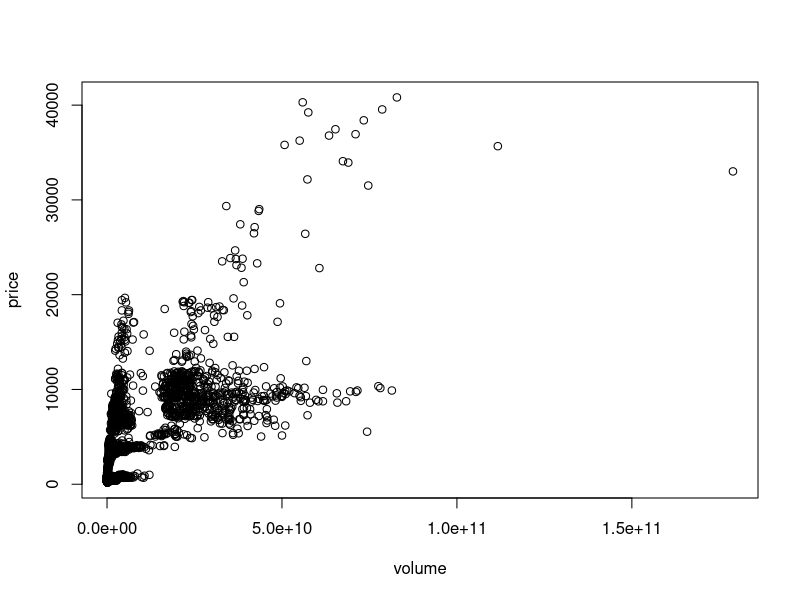
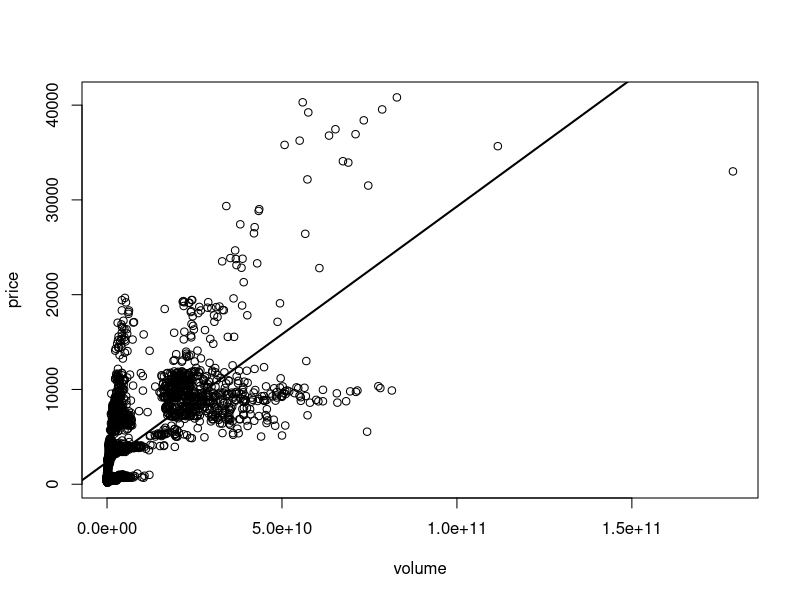
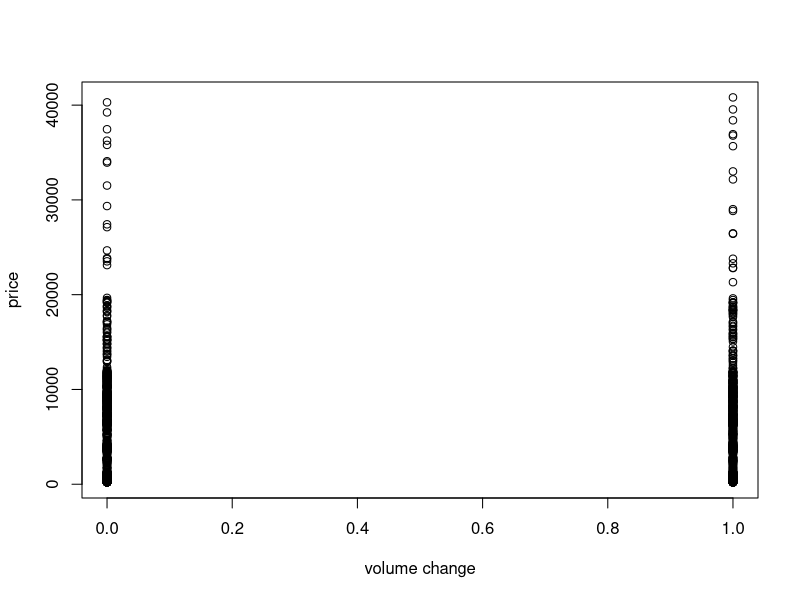
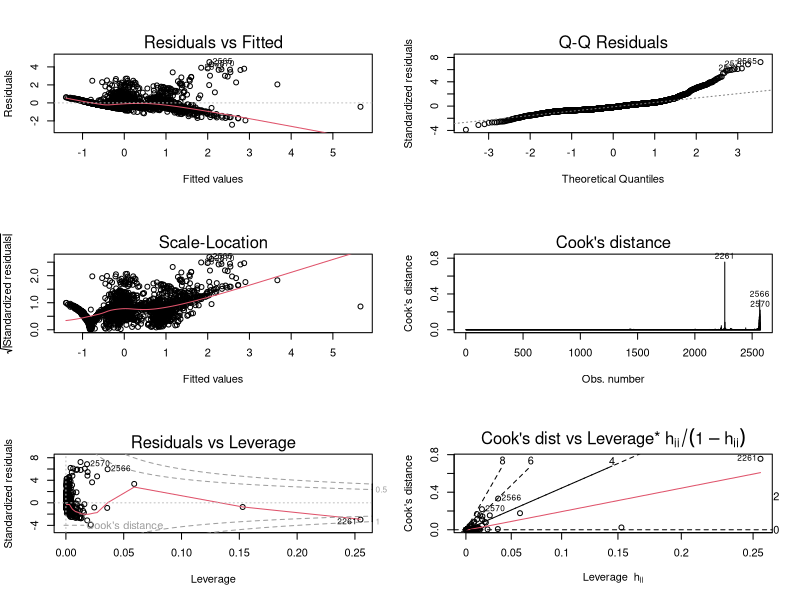

Write the R code that produced these figures, in order.
library('MASS')




df = read.csv('data/NewCleanData.csv')
print(head(df))



# another way to specify x and y in plot() 
# plot(VR1~VR2)
# It plots variable 1(VR1) on the vertical axis as a dependent variable
# and plot VR2 on the horizontal axis as a explanatory variable.
png('figures/LM_plot_price_volume.png')
plot(df$Open_price~df$Volume,
		 xlab = 'volume',
		 ylab = 'price'
)
dev.off()



### Correlation

# cor(y,x,use = 'complete.obs')
# complete.obs will guarantee that R will not use obs with NA.

cor(df$Open_price, df$Volume, use = 'complete.obs')

# [1] 0.7114399




#--------------#	Fit Linear Model
# lm(formula, data), lm := linear model

# You don't need to specify df$Open_price, as long as you specify the
# data are from df

result = lm(Open_price~Volume, df)
print(result)
summary(result)

# Call:
# lm(formula = Open_price ~ Volume, data = df)
# 
# Residuals:
#    Min     1Q Median     3Q    Max
# -17567  -2112  -1594   1821  22878
# 
# Coefficients:
#              Estimate Std. Error t value Pr(>|t|)
# (Intercept) 2.342e+03  8.799e+01   26.62   <2e-16 ***
# Volume      2.696e-07  5.252e-09   51.33   <2e-16 ***
# ---
# Signif. codes:  0 ‘***’ 0.001 ‘**’ 0.01 ‘*’ 0.05 ‘.’ 0.1 ‘ ’ 1
# 
# Residual standard error: 3803 on 2571 degrees of freedom
# Multiple R-squared:  0.5061,    Adjusted R-squared:  0.506
# F-statistic:  2635 on 1 and 2571 DF,  p-value: < 2.2e-16



# then we can add this regression line to the graph.



png('figures/LM_plot_price_volume.png')
plot(df$Open_price~df$Volume,
		 xlab = 'volume',
		 ylab = 'price'
)
abline(result, lwd = 2)
dev.off()




## Now we can compute the confidence interval using confint()
# syntax:
# confint(regression_result, level = )

confint(result, level = 0.95)

#                    2.5 %       97.5 %
# (Intercept) 2.169422e+03 2.514506e+03
# Volume      2.593195e-07 2.799183e-07


# This is the CI for beta. Hence, although it is significant, but
# volume has very little effect on the price.






# compute correlation then square it.
cor(df$Open_price, df$Volume, use = 'complete.obs')**2
# [1] 0.5061467








#--------------#	Dummy variable

df = read.csv('data/NewCleanData.csv')
print(head(df))


# Here, x = 1 if today's volume is higher than yesterdays, 0 O.W.
# Let's see if the change of volume would affect the price.

png('figures/vol_change_price.png')
plot(Open_price~vol_change, 
		 data = df,
		 xlab = 'volume change',
		 ylab = 'price'
)
dev.off()

# Seem like no relation
# Let's do regression,


price_vol_regression = lm(Open_price~vol_change, data = df)
summary(price_vol_regression)

# Coefficients:
#             Estimate Std. Error t value Pr(>|t|)
# (Intercept)   4640.4      145.9  31.801   <2e-16 ***
# vol_change     142.3      213.8   0.666    0.506
# ---
# Signif. codes:  0 ‘***’ 0.001 ‘**’ 0.01 ‘*’ 0.05 ‘.’ 0.1 ‘ ’ 1
# 
# Residual standard error: 5411 on 2571 degrees of freedom
# Multiple R-squared:  0.0001723, Adjusted R-squared:  -0.0002166
# F-statistic: 0.4431 on 1 and 2571 DF,  p-value: 0.5057



# Clearly, no effect






#--------------#	Dummy with multiple levels

# For dummy variable with multiple levels, e.g., high school, college,
# master, phd, are all under edu.
# R by default will choose one level as a baseline. 
# For example, in the upper case, R will choose college as baseline
# becasue college starts with letter 'c'. In alphabet, c,h,m,p.
# If you want to manually change the baseline level, you can use:
# 
# new_order = relevel(df$target_column, ref = 'Your baseline level')

# new_order = relevel(survey$Smoke, ref = 'Never')
# this would set 'Never' as baseline level.


# Change in the order will have different values in the coefs, but it
# will not affect the general result of the regression.


# Notice!! If your data is numeric, you have to convert it into factor,
# otherwise, R will consider it as a continuous variable! Then your
# regression is useless.




#--------------#	Standardize your data

# transformed data = (data - mean)/sd

print(head(df))
price = df$Open_price
volume = df$Volume
supply = df$cir_supply

std_data = function(mydata){
		# R is diff from python, you must use return(obj) rather return obj
		return ((mydata - mean(mydata))/sd(mydata))
}


norm_price = std_data(price)
norm_volume = std_data(volume)
norm_supply = std_data(supply)


norm_lm_result = lm(norm_price~norm_volume+norm_supply)
summary(norm_lm_result)
# You can see, after normalize the data, the result looks better.

# Call:
# lm(formula = norm_price ~ norm_volume + norm_supply)
# 
# Residuals:
#     Min      1Q  Median      3Q     Max
# -2.8385 -0.3761 -0.1154  0.2332  4.3151
# 
# Coefficients:
#               Estimate Std. Error t value Pr(>|t|)
# (Intercept) -1.288e-16  1.248e-02    0.00        1
# norm_volume  4.771e-01  1.573e-02   30.34   <2e-16 ***
# norm_supply  3.852e-01  1.573e-02   24.49   <2e-16 ***
# ---
# Signif. codes:  0 ‘***’ 0.001 ‘**’ 0.01 ‘*’ 0.05 ‘.’ 0.1 ‘ ’ 1
# 
# Residual standard error: 0.633 on 2570 degrees of freedom
# Multiple R-squared:  0.5996,    Adjusted R-squared:  0.5993
# F-statistic:  1924 on 2 and 2570 DF,  p-value: < 2.2e-16




###--------### Get the Coefs of the regression

coefs = coef(norm_lm_result)

#   (Intercept)   norm_volume   norm_supply
# -1.288402e-16  4.771264e-01  3.851733e-01
print(coefs[1])
#   (Intercept)
# -1.288402e-16


# Print R2 score
r2_score = summary(norm_lm_result)$r.squared
print(r2_score)		# [1] 0.5996023




#--------------#	Add polynomial terms


# form the normalized dataset
df = data.frame(norm_price, norm_volume, norm_supply)
print(head(df))

#You can envoke an arithmetic calculation in the lm() function by 
#using: I() function
# Suppose I want to add a square term in the regression

lm_poly_result = lm(norm_price~norm_volume+norm_supply+I(norm_supply**2),
										data = df)
summary(lm_poly_result)

# Call:
# lm(formula = norm_price ~ norm_volume + norm_supply + I(norm_supply^2),data = df)
# 
# Residuals:
#     Min      1Q  Median      3Q     Max
# -3.8409 -0.3641 -0.1123  0.2159  4.2778
# 
# Coefficients:
#                   Estimate Std. Error t value Pr(>|t|)
# (Intercept)      -0.024260   0.015931  -1.523   0.1279
# norm_volume       0.465420   0.016424  28.338   <2e-16 ***
# norm_supply       0.397987   0.016562  24.030   <2e-16 ***
# I(norm_supply^2)  0.024269   0.009922   2.446   0.0145 *
# ---
# Signif. codes:  0 ‘***’ 0.001 ‘**’ 0.01 ‘*’ 0.05 ‘.’ 0.1 ‘ ’ 1
# 
# Residual standard error: 0.6324 on 2569 degrees of freedom
# Multiple R-squared:  0.6005,    Adjusted R-squared:  0.6001
# F-statistic:  1287 on 3 and 2569 DF,  p-value: < 2.2e-16



### It doesn't look goode by add one quadratic term, let's add a cubic
### term

lm_poly_result = lm(norm_price~norm_volume+norm_supply+I(norm_supply**2)+I(norm_supply**3),
										data = df)
summary(lm_poly_result)

# Now it looks great.

# Call:
# lm(formula = norm_price ~ norm_volume + norm_supply + I(norm_supply^2)
# +
#     I(norm_supply^3), data = df)
# 
# Residuals:
#     Min      1Q  Median      3Q     Max
# -2.6915 -0.3253 -0.0681  0.1157  4.2444
# 
# Coefficients:
#                   Estimate Std. Error t value Pr(>|t|)
# (Intercept)      -0.095378   0.017162  -5.557 3.02e-08 ***
# norm_volume       0.418280   0.016785  24.920  < 2e-16 ***
# norm_supply       0.525587   0.020633  25.473  < 2e-16 ***
# I(norm_supply^2)  0.088337   0.011642   7.588 4.52e-14 ***
# I(norm_supply^3) -0.030171   0.003007 -10.035  < 2e-16 ***
# ---
# Signif. codes:  0 ‘***’ 0.001 ‘**’ 0.01 ‘*’ 0.05 ‘.’ 0.1 ‘ ’ 1
# 
# Residual standard error: 0.6205 on 2568 degrees of freedom
# Multiple R-squared:  0.6156,    Adjusted R-squared:  0.615
# F-statistic:  1028 on 4 and 2568 DF,  p-value: < 2.2e-16









#--------------#	Interaction terms


## Use ":" represent interaction operation, e.g., variable1:variable2
## stands for variable1 * variable2

inter_lm_result = lm(
		norm_price~norm_volume+norm_supply+norm_volume:norm_supply,
		data = df
)
summary(inter_lm_result)



#		Call:
#		lm(formula = norm_price ~ norm_volume + norm_supply + norm_volume:norm_
#		supply,
#		    data = df)
#		
#		Residuals:
#		    Min      1Q  Median      3Q     Max
#		-2.4287 -0.3767 -0.1075  0.2357  4.5384
#		
#		Coefficients:
#		                        Estimate Std. Error t value Pr(>|t|)
#		(Intercept)              0.05447    0.01854   2.938  0.00333 **
#		norm_volume              0.57832    0.02996  19.305  < 2e-16 ***
#		norm_supply              0.33805    0.01968  17.179  < 2e-16 ***
#		norm_volume:norm_supply -0.08957    0.02259  -3.964 7.56e-05 ***
#		---
#		Signif. codes:  0 ‘***’ 0.001 ‘**’ 0.01 ‘*’ 0.05 ‘.’ 0.1 ‘ ’ 1
#		
#		Residual standard error: 0.6312 on 2569 degrees of freedom
#		Multiple R-squared:  0.602,     Adjusted R-squared:  0.6016
#		F-statistic:  1295 on 3 and 2569 DF,  p-value: < 2.2e-16






# Or you can use variable1*variable2, SAME!
# VR1*VR2 = VR1+VR2+VR1:VR2


result = lm(norm_price~norm_supply*norm_volume, data = df)
summary(result)
# Call:
# lm(formula = norm_price ~ norm_supply * norm_volume, data = df)
# 
# Residuals:
#     Min      1Q  Median      3Q     Max
# -2.4287 -0.3767 -0.1075  0.2357  4.5384
# 
# Coefficients:
#                         Estimate Std. Error t value Pr(>|t|)
# (Intercept)              0.05447    0.01854   2.938  0.00333 **
# norm_supply              0.33805    0.01968  17.179  < 2e-16 ***
# norm_volume              0.57832    0.02996  19.305  < 2e-16 ***
# norm_supply:norm_volume -0.08957    0.02259  -3.964 7.56e-05 ***
# ---
# Signif. codes:  0 ‘***’ 0.001 ‘**’ 0.01 ‘*’ 0.05 ‘.’ 0.1 ‘ ’ 1
# 
# Residual standard error: 0.6312 on 2569 degrees of freedom
# Multiple R-squared:  0.602,     Adjusted R-squared:  0.6016
# F-statistic:  1295 on 3 and 2569 DF,  p-value: < 2.2e-16






#--------------#	Partial F-test

# Use anova(model_1, model_2) to conduct a F-test. Pass the reduced 
# model in model_1, and the complex one in model_2 place.


redu_model = lm(norm_price~norm_volume+norm_supply, data = df)
complex_model = lm(norm_price~norm_volume*norm_supply, data = df)

anova(redu_model, complex_model)

# The p-value is less than the significant level, we reject the null
# that the coefs of all additional terms are equal to zero. Hence,
# the complex model does improve the fitness.

# Analysis of Variance Table
# 
# Model 1: norm_price ~ norm_volume + norm_supply
# Model 2: norm_price ~ norm_volume * norm_supply
#   Res.Df    RSS Df Sum of Sq      F    Pr(>F)
# 1   2570 1029.8
# 2   2569 1023.6  1    6.2622 15.717 7.556e-05 ***
# ---
# Signif. codes:  0 ‘***’ 0.001 ‘**’ 0.01 ‘*’ 0.05 ‘.’ 0.1 ‘ ’ 1












#--------------#	Forward selection


### step 1: start with intercept-only model

model1 = lm(norm_price~1, data = df)
summary(model1)

# Call:
# lm(formula = norm_price ~ 1, data = df)
# 
# Residuals:
#     Min      1Q  Median      3Q     Max
# -0.8381 -0.7852 -0.3707  0.6342  6.6742
# 
# Coefficients:
#               Estimate Std. Error t value Pr(>|t|)
# (Intercept) -2.036e-16  1.971e-02       0        1
# 
# Residual standard error: 1 on 2572 degrees of freedom




### Step 2: Use add1() to conduct a series of test for the next
### additional term.
# test = 'F' conducting a partial F-test.

## Note, dot in '.~.' have the same meaning in regular expression.
## first dot for the response variable, second dot for all the 
## potential variables.

add1(model1, scope = .~.+norm_supply+norm_volume, test = 'F')

# Single term additions
# 
# Model:
# norm_price ~ 1
#             Df Sum of Sq    RSS     AIC F value    Pr(>F)
# <none>                   2572.0     1.0
# norm_supply  1    1173.3 1398.7 -1564.4  2156.8 < 2.2e-16 ***
# norm_volume  1    1301.8 1270.2 -1812.3  2635.0 < 2.2e-16 ***
# ---
# Signif. codes:  0 ‘***’ 0.001 ‘**’ 0.01 ‘*’ 0.05 ‘.’ 0.1 ‘ ’ 1



model2 = update(model1, formula = .~. + norm_supply)
summary(model2)


add1(model2, scope = .~.+norm_volume, test = 'F')



#--------------#	Backward selection


model1 = lm(norm_price~norm_volume*norm_supply, data = df)
summary(model1)

drop1(model1, test = 'F')

# Single term deletions
# 
# Model:
# norm_price ~ norm_volume * norm_supply
#                         Df Sum of Sq    RSS     AIC F value    Pr(>F)
# 
# <none>                               1023.6 -2363.8
# 
# norm_volume:norm_supply  1    6.2622 1029.8 -2350.1  15.717 7.556e-05 **
# *
# ---
# Signif. codes:  0 ‘***’ 0.001 ‘**’ 0.01 ‘*’ 0.05 ‘.’ 0.1 ‘ ’ 1




# use update(model1, .~.-norm_volume*norm_supply) to drop a term.
# Since this interaction term is significant, we don't want to drop it.





#--------------#	stepwise AIC selection



# Let's start with the intercept-only model, and use the built-in 
# function to conduct a stepwise AIC selection


model1 = lm(norm_price~1, data = df)
print('------------------')
stepwise_model_selection = step(model1, 
																scope = .~. + norm_volume*norm_supply)

#




#   Start:  AIC=1
#   norm_price ~ 1
#   
#                 Df Sum of Sq    RSS     AIC
#   + norm_volume  1    1301.8 1270.2 -1812.3
#   + norm_supply  1    1173.3 1398.7 -1564.4
#   <none>                     2572.0     1.0
#   
#   Step:  AIC=-1812.29
#   norm_price ~ norm_volume
#   
#                 Df Sum of Sq    RSS     AIC
#   + norm_supply  1    240.37 1029.8 -2350.1
#   <none>                     1270.2 -1812.3
#   - norm_volume  1   1301.81 2572.0     1.0
#   
#   Step:  AIC=-2350.06
#   norm_price ~ norm_volume + norm_supply
#   
#                             Df Sum of Sq    RSS     AIC
#   + norm_volume:norm_supply  1      6.26 1023.6 -2363.8
#   <none>                                 1029.8 -2350.1
#   - norm_supply              1    240.37 1270.2 -1812.3
#   - norm_volume              1    368.83 1398.7 -1564.4
#   
#   Step:  AIC=-2363.75
#   norm_price ~ norm_volume + norm_supply + norm_volume:norm_supply
#   
#                             Df Sum of Sq    RSS     AIC
#   <none>                                 1023.6 -2363.8
#   - norm_volume:norm_supply  1    6.2622 1029.8 -2350.1



print('===========')
summary(stepwise_model_selection)

# Call:
# lm(formula = norm_price ~ norm_volume + norm_supply + norm_volume:norm_
# supply,
#     data = df)
# 
# Residuals:
#     Min      1Q  Median      3Q     Max
# -2.4287 -0.3767 -0.1075  0.2357  4.5384
# 
# Coefficients:
#                         Estimate Std. Error t value Pr(>|t|)
# (Intercept)              0.05447    0.01854   2.938  0.00333 **
# norm_volume              0.57832    0.02996  19.305  < 2e-16 ***
# norm_supply              0.33805    0.01968  17.179  < 2e-16 ***
# norm_volume:norm_supply -0.08957    0.02259  -3.964 7.56e-05 ***
# ---
# Signif. codes:  0 ‘***’ 0.001 ‘**’ 0.01 ‘*’ 0.05 ‘.’ 0.1 ‘ ’ 1
# 
# Residual standard error: 0.6312 on 2569 degrees of freedom
# Multiple R-squared:  0.602,     Adjusted R-squared:  0.6016
# F-statistic:  1295 on 3 and 2569 DF,  p-value: < 2.2e-16














#--------------#	Residual diagnostic


# You can use plot() on a lm() obj, to show all six types of 
# diagnostic plots. By specifying 'which = i', you would obtain the
# ith plots.


# Recall, use par(mfrow = c(row, col)) to combine multiple figures


model1 = lm(norm_price~norm_supply*norm_volume, data = df)
png('figures/residual_diagnostic_plots.png')
par(mfrow = c(3,2))
plot(model1, which = 1)
plot(model1, which = 2)
plot(model1, which = 3)
plot(model1, which = 4)
plot(model1, which = 5)
plot(model1, which = 6)
dev.off()



###--------### Test normality

#--------- Shapiro.test
# null: data are normally distributed.

# By first, we need to extract the standardized resisuals of the fitted
# model using rstandard(regression_model)

model1 = lm(norm_price~norm_volume*norm_supply, df)
shapiro.test(rstandard(model1))
#         Shapiro-Wilk normality test
# 
# data:  rstandard(model1)
# W = 0.84736, p-value < 2.2e-16


# Here, we reject the null, hence, the data are not normally distributed. 
